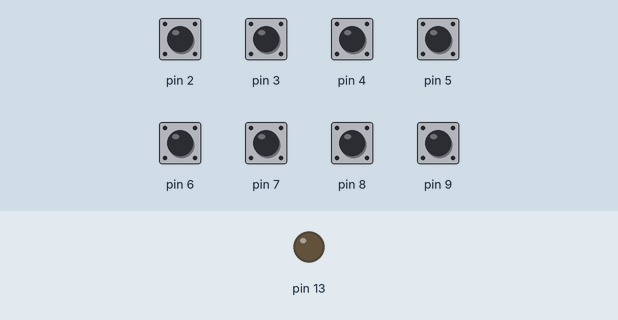
Recording of a sketch running on a simulated Arduino Uno, built with avr-gcc and run on an emulated ATmega328P. Parts: output pins drawn as LEDs (lit = HIGH). Inputs (shaded band) come from the test bench; at power-on: pin 2–9 HIGH. What the sketch prints to the serial monitor is not drawn.

Above: at 2.2 s.
2.3 s: pin 2 pulled LOW for 0.15 s
At 2.42 s:
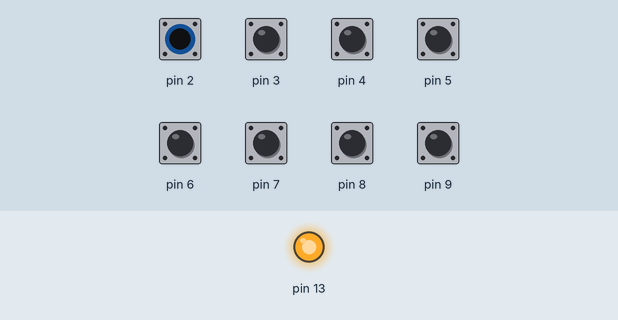
4.0 s: pin 3 pulled LOW for 1 s
At 5.8 s:
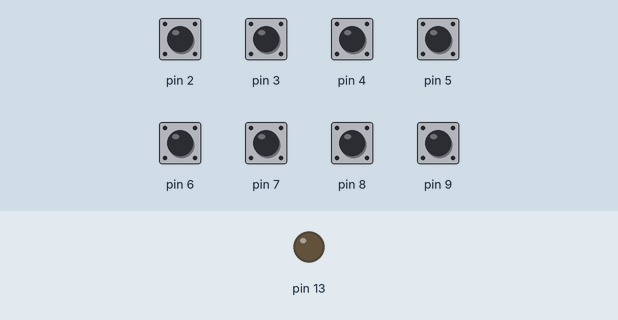
6.5 s: pin 6 pulled LOW for 0.15 s
At 6.62 s:
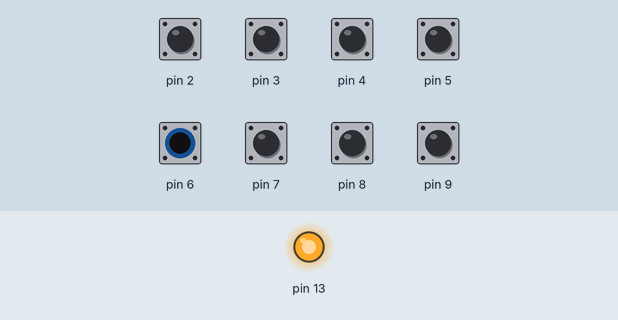
8.1 s: pin 4 pulled LOW for 0.15 s
At 8.22 s:
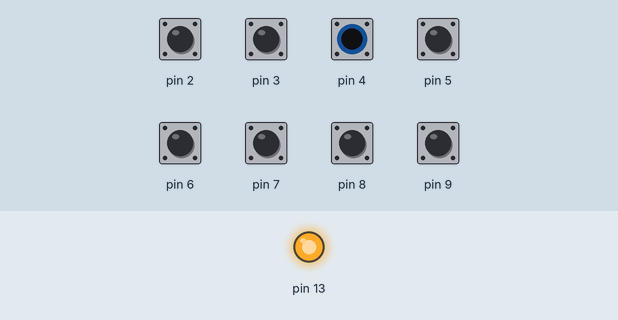
9.7 s: pin 5 pulled LOW for 0.15 s
At 9.82 s:
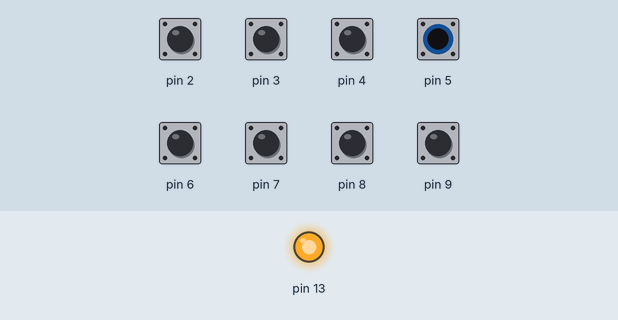
11.3 s: pin 7 pulled LOW for 0.15 s
At 11.42 s:
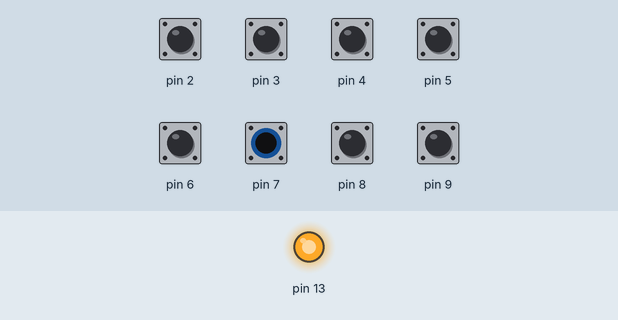
Timing chart, 0 to 13.9 s (numbered marks = the images above; inputs shaded):
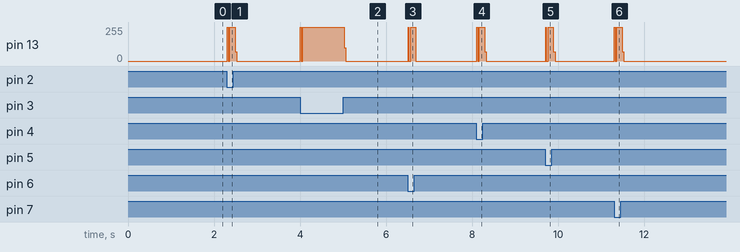

Measured:
- after the input at 2.3 s, pin 13: 0/255 → 255/255 at once, → 0/255 0.18 s later
- after the input at 4.0 s, pin 13: 0/255 → 255/255 at once, → 0/255 1.0 s later
- after the input at 6.5 s, pin 13: 0/255 → 254/255 at once, → 0/255 0.18 s later
- after the input at 8.1 s, pin 13: 0/255 → 255/255 at once, → 0/255 0.18 s later
- after the input at 9.7 s, pin 13: 0/255 → 255/255 at once, → 0/255 0.18 s later
- after the input at 11.3 s, pin 13: 0/255 → 254/255 at once, → 0/255 0.18 s later

The sketch:

arcade_keyboard.ino
```cpp
char  keymap[10] = {0};
int key[10] = {HIGH};
uint8_t buf[8] = {0}; /* Keyboard report buffer for keyboard HID firmware */
int buffer_map[10] = {0};

void setup()
{
  // Map physical inputs to keyboard simulation buffer
  keymap[2] = 34; // '5'
  keymap[3] = 34; // '5'
  keymap[4] = 30; // '1'
  keymap[5] = 31; // '2'
  keymap[6] = 26; // 'w'
  keymap[7] = 22; // 's'
  keymap[8] =  4; // 'a'
  keymap[9] =  7; // 'd'

  // Which of the 6 'held down' buffers to write the button to.
  // coins share 2, and W/A, then S/D share.
  buffer_map[2] = 2;
  buffer_map[3] = 2;
  buffer_map[4] = 3;
  buffer_map[5] = 4;
  buffer_map[6] = 5;
  buffer_map[7] = 5;
  buffer_map[8] = 6;
  buffer_map[9] = 6;

  for(int i = 2; i < 10; i++) {
         pinMode(i,INPUT);
    digitalWrite(i,HIGH );
  }

  pinMode(13, OUTPUT);
  digitalWrite(13,LOW );

  Serial.begin(9600);
  delay(1000);
}

void loop()
{
  digitalWrite(13, LOW);
  bool changes = false;

  // gather inputs
  for(int i = 2; i < 10; i++) {
    int key_state = digitalRead(i);

    if(key_state == LOW) {
      digitalWrite(13, HIGH); // visual indication that input is happening
    }

    if(key_state != key[i]) {
      changes = true;
      key[i] = key_state;
    }

  }
  delay(10); // debounce input


  // prepare keyboard buffer

  if(changes) {
    // coin 1 and 2
    if(key[2] == LOW || key[3] == LOW) {
      buf[buffer_map[2]] = keymap[2];
    }
    else {
      buf[buffer_map[2]] = 0;
    }

    // write start
    if(key[4] == LOW) {
      buf[buffer_map[4]] = keymap[4];
    }
    else {
      buf[buffer_map[4]] = 0;
    }

    // write exit
    if(key[5] == LOW) {
      buf[buffer_map[5]] = keymap[5];
    }
    else {
      buf[buffer_map[5]] = 0;
    }

    // if w or s write
    if(key[6] == LOW) {
      buf[buffer_map[6]] = keymap[6];
    }
    else if(key[7] == LOW) {
      buf[buffer_map[7]] = keymap[7];
    }
    else {
      buf[buffer_map[6]] = 0;
    }

    // if a or d write
    if(key[8] == LOW) {
      buf[buffer_map[8]] = keymap[8];
    }
    else if(key[9] == LOW) {
      buf[buffer_map[9]] = keymap[9];
    }
    else {
      buf[buffer_map[8]] = 0;
    }

    Serial.write(buf, 8); // send HID packet to keyboard HID firmware.
  }

}
```
